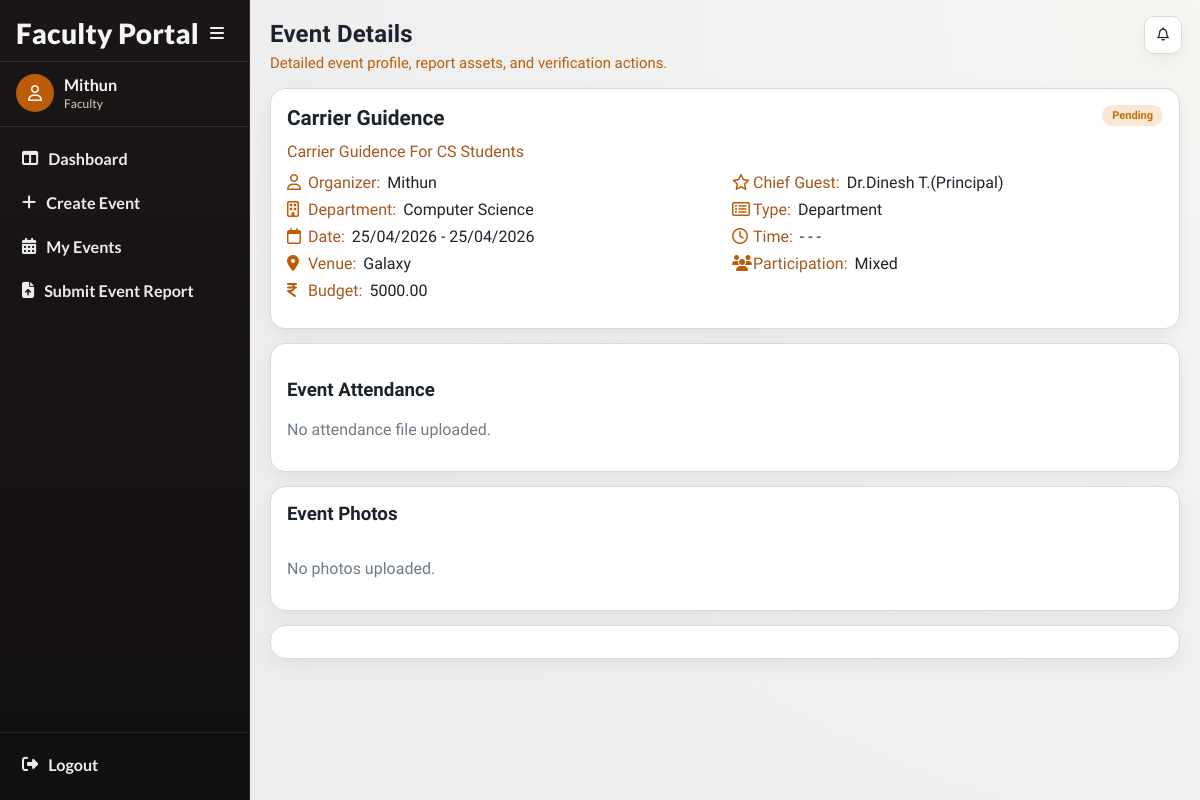
The page /events/events/6/ (signed in) on the database as committed earlier.
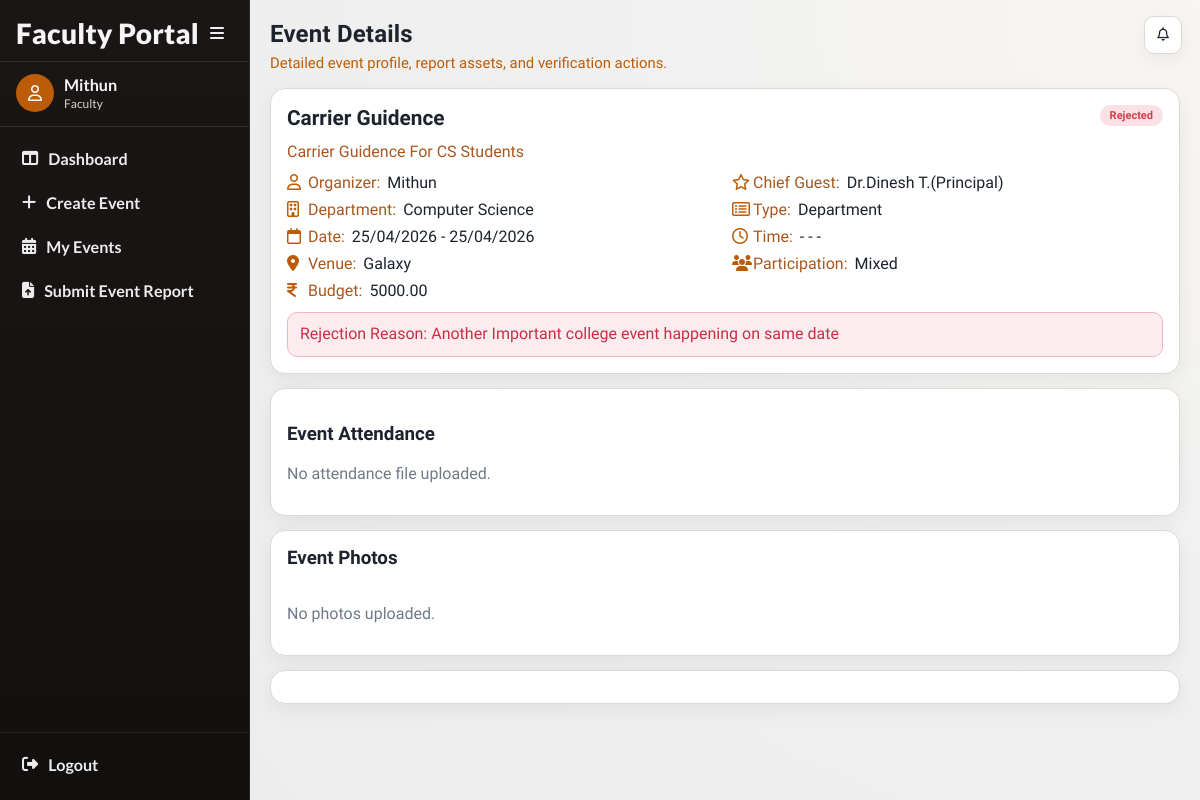
The same page on the database as committed later.
### events/models.py (models this page shows, shortened)
class Event(models.Model):
    CATEGORY_CHOICES = (
        ('department', 'Department'),
        ('nss', 'NSS'),
        ('ncc', 'NCC'),
        ('union', 'Union'),
        ('other', 'Other'),
    )
    PARTICIPATION_CHOICES = (
        ('boys', 'Boys'),
        ('girls', 'Girls'),
        ('mixed', 'Mixed'),
    )
    STATUS_CHOICES = (
        ('pending', 'Pending Approval'),
        ('approved', 'Approved'),
        ('rejected', 'Rejected'),
        ('completed', 'Completed'),
        ('verified', 'Verified'),
        ('cancelled', 'Cancelled'),
    )
    title = models.CharField(max_length=200)
    category = models.CharField(max_length=20, choices=CATEGORY_CHOICES)
    created_by = models.ForeignKey(
        settings.AUTH_USER_MODEL,
        on_delete=models.CASCADE
    )
    department = models.ForeignKey(
    Department,
    on_delete=models.SET_NULL,
    null=True,
    blank=True
    )
    participation_type = models.CharField(
        max_length=20,
        choices=PARTICIPATION_CHOICES
    )
    chief_guest = models.CharField(max_length=200, blank=True, null=True)
    budget = models.DecimalField(max_digits=10, decimal_places=2)
    venue = models.ForeignKey(
    Venue,
    on_delete=models.PROTECT
    )
    start_date = models.DateField()
    end_date = models.DateField()
    start_time = models.TimeField(null=True, blank=True)
    end_time = models.TimeField(null=True, blank=True)
    description = models.TextField()
    tags = models.ManyToManyField(Tag, blank=True)
    status = models.CharField(
        max_length=20,
        choices=STATUS_CHOICES,
        default='pending'
    )
    principal_remark = models.TextField(blank=True, null=True)
    created_at = models.DateTimeField(auto_now_add=True)
    report_text = models.TextField(blank=True, null=True)
    attendance_file = models.FileField(
        upload_to='attendance/',
        blank=True,
        null=True
    )
    completed_at = models.DateTimeField(blank=True, null=True)

class Department(models.Model):
    name = models.CharField(max_length=100, unique=True)
    def __str__(self):
        return self.name

class Venue(models.Model):
    name = models.CharField(max_length=100, unique=True)
    def __str__(self):
        return self.name

### accounts/models.py (models this page shows, shortened)
class User(AbstractUser):
    ROLE_CHOICES = (
        ('faculty', 'Faculty'),
        ('principal', 'Principal'),
        ('admin', 'Admin'),
    )
    SUB_ROLE_CHOICES = (
        ('hod', 'HOD'),
        ('nss', 'NSS In-Charge'),
        ('ncc', 'NCC In-Charge'),
        ('union', 'Union In-Charge'),
        ('other', 'Other In-Charge'),
    )
    role = models.CharField(max_length=20, choices=ROLE_CHOICES)
    sub_role = models.CharField(
        max_length=20,
        choices=SUB_ROLE_CHOICES,
        blank=True,
        null=True
    )
    department = models.ForeignKey(
    'events.Department',
    on_delete=models.SET_NULL,
    null=True,
    blank=True
    )

### events/views.py (the view)
@login_required(login_url='/login/')
def event_detail(request, event_id):
    event = get_object_or_404(Event, id=event_id)
    if request.user.role == 'faculty' and event.created_by != request.user:
        messages.error(request, "You do not have permission to view this event.")
        return redirect('faculty_dashboard')
    return render(request,
                  'events/event_detail.html',
                  {'event': event})

### events/templates/events/event_detail.html (shortened to what this page needs)
{% extends "base.html" %}
{% load event_extras %}
{% block page_title %}Event Details{% endblock %}
{% block page_subtitle %}Detailed event profile, report assets, and verification actions.{% endblock %}
{% block extra_css %}
<link href="https://cdn.jsdelivr.net/npm/glightbox/dist/css/glightbox.min.css" rel="stylesheet">
{% endblock %}
{% block content %}
<section class="event-card" style="margin-bottom:14px;">
    <div class="event-head">
        <h2 class="event-title" style="font-size:1.3rem;">{{ event.title }}</h2>
        <span class="chip {{ event.status }}">{{ event.status|title }}</span>
    </div>
    <p class="event-desc" style="margin-bottom: 10px;">{{ event.description }}</p>
    <div class="meta-grid">
        <div class="meta-row"><i class="fa-regular fa-user"></i><span class="meta-label">Organizer:</span><span class="meta-value">{{ event.created_by.get_full_name|default:event.created_by.username }}</span></div>
        <div class="meta-row"><i class="fa-regular fa-star"></i><span class="meta-label">Chief Guest:</span><span class="meta-value">{{ event.chief_guest|default:"-" }}</span></div>
        <div class="meta-row"><i class="fa-regular fa-building"></i><span class="meta-label">Department:</span><span class="meta-value">{{ event.department|default:"General" }}</span></div>
        <div class="meta-row"><i class="fa-regular fa-rectangle-list"></i><span class="meta-label">Type:</span><span class="meta-value">{{ event.category|title }}</span></div>
        <div class="meta-row"><i class="fa-regular fa-calendar"></i><span class="meta-label">Date:</span><span class="meta-value">{{ event.start_date|date:"d/m/Y" }} - {{ event.end_date|date:"d/m/Y" }}</span></div>
        <div class="meta-row"><i class="fa-regular fa-clock"></i><span class="meta-label">Time:</span><span class="meta-value">{{ event.start_time|time:"h:i A"|default:"-" }} - {{ event.end_time|time:"h:i A"|default:"-" }}</span></div>
        <div class="meta-row"><i class="fa-solid fa-location-dot"></i><span class="meta-label">Venue:</span><span class="meta-value">{{ event.venue }}</span></div>
        <div class="meta-row"><i class="fa-solid fa-users"></i><span class="meta-label">Participation:</span><span class="meta-value">{{ event.participation_type|title }}</span></div>
        <div class="meta-row"><i class="fa-solid fa-indian-rupee-sign"></i><span class="meta-label">Budget:</span><span class="meta-value">{{ event.budget }}</span></div>
    </div>
    {% if event.status == "rejected" and event.principal_remark %}
        <div class="reason-box">Rejection Reason: {{ event.principal_remark }}</div>
    {% endif %}
</section>
<section class="panel" style="margin-bottom:14px;">
    <h3>Event Attendance</h3>
    {% if event.attendance_file %}
        <a class="btn secondary" href="{{ event.attendance_file.url }}">Open Attendance File</a>
    {% else %}
        <p class="muted">No attendance file uploaded.</p>
    {% endif %}
</section>
<section class="panel" style="margin-bottom:14px;">
    <h3 style="margin-top:0;">Event Photos</h3>
    <div style="display:grid;grid-template-columns:repeat(auto-fit,minmax(180px,1fr));gap:12px;">
        {% for photo in event.photos.all %}
            <a class="glightbox" href="{{ photo.image.url }}" data-gallery="event-gallery" data-title="{{ event.title }}">
                <img src="{{ photo.image.url }}" alt="{{ event.title }} photo" style="width:100%;height:160px;object-fit:cover;border-radius:12px;border:1px solid var(--line);">
            </a>
        {% empty %}
            <p class="muted">No photos uploaded.</p>
        {% endfor %}
    </div>
</section>
<section class="panel" style="display:flex;gap:8px;flex-wrap:wrap;align-items:center;">
</section>
{% endblock %}

Rows that differ between the two databases and show on the page:
changed Event "Carrier Guidence": status "Pending" → "Rejected"; principal_remark (not shown) → "Another Important college event happening on same date"
Other text that changed with them:
text now shown: "Rejection Reason:"
